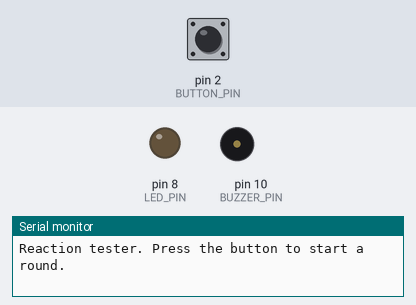
Recording of a sketch running on a simulated Arduino Uno, built with avr-gcc and run on an emulated ATmega328P. Parts: output pins drawn as LEDs (lit = HIGH), buzzer (waves = sounding), the last lines printed to the serial monitor. The inputs (shaded band) are chosen by the test bench; at power-on: pin 2 (BUTTON_PIN) HIGH. Random numbers use the default seed unless the sketch sets one.

Above: at 1.2 s.
1.3 s: pin 2 (BUTTON_PIN) pulled LOW for 0.15 s
4.4 s: pin 2 (BUTTON_PIN) pulled LOW for 1 s
At 4.61 s:
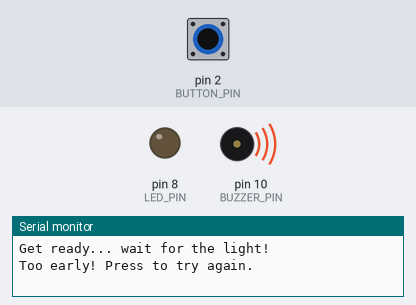
6.9 s: pin 2 (BUTTON_PIN) pulled LOW for 0.15 s
10.0 s: pin 2 (BUTTON_PIN) pulled LOW for 3.2 s
At 11.0 s:
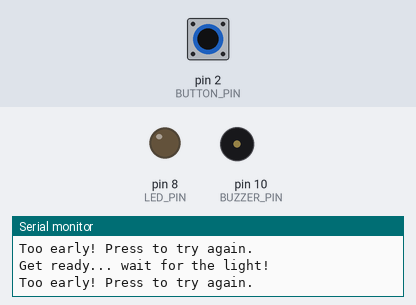
14.7 s: pin 2 (BUTTON_PIN) pulled LOW for 0.15 s
At 17.68 s:
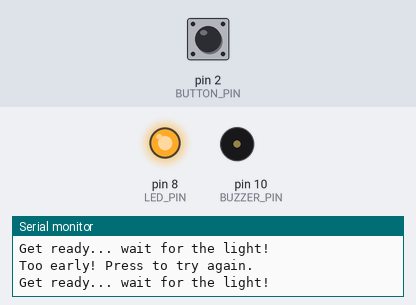
17.8 s: pin 2 (BUTTON_PIN) pulsed LOW 5 times (0.12 s each, 0.3 s apart)
At 20.4 s:
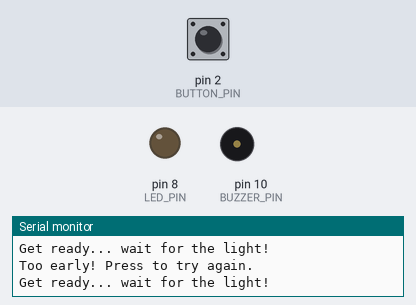
Timing chart, 0 to 24.4 s (numbered marks = the images above; inputs shaded):
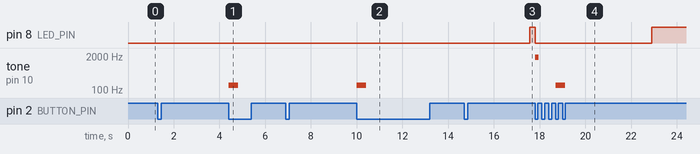

The sketch:

u05_reaction_timer.ino
```cpp
// Arduino Bench — Unit 5: Interrupt-timed Reaction Tester
//
// LED (with 220 ohm) on D8, button D2 -> GND, passive buzzer on D10 (optional).
// Wait for the LED, then hit the button. The press time is captured INSIDE
// the interrupt with micros(), so the measurement doesn't depend on how
// busy loop() is.

const byte BUTTON_PIN = 2;
const byte LED_PIN = 8;
const byte BUZZER_PIN = 10;

enum State { READY, WAITING, GO, SHOW };
State state = READY;

volatile bool pressed = false;
volatile unsigned long pressUs = 0;
volatile unsigned long lastIsrUs = 0;

unsigned long goUs = 0;
unsigned long waitUntilMs = 0;
unsigned long bestUs = 0xFFFFFFFFUL;
unsigned long stateStartMs = 0;

void onPress() {
  unsigned long now = micros();
  if (now - lastIsrUs < 150000UL) return;  // software debounce: ignore bounces
  lastIsrUs = now;
  pressUs = now;
  pressed = true;
}

// A press only counts if the button is STILL held 10 ms after the edge.
// Releasing the button also bounces and makes falling edges - those read
// HIGH again 10 ms later, so they get rejected here.
bool takePress() {
  noInterrupts();
  bool p = pressed;
  unsigned long t = pressUs;
  interrupts();
  if (!p) return false;
  if (micros() - t < 10000UL) return false;  // too soon to judge, ask again later
  noInterrupts();
  pressed = false;
  interrupts();
  return digitalRead(BUTTON_PIN) == LOW;
}

void setup() {
  Serial.begin(115200);
  pinMode(LED_PIN, OUTPUT);
  pinMode(BUTTON_PIN, INPUT_PULLUP);
  attachInterrupt(digitalPinToInterrupt(BUTTON_PIN), onPress, FALLING);
  randomSeed(analogRead(A5) ^ micros());  // floating pin noise as a seed
  Serial.println(F("Reaction tester. Press the button to start a round."));
}

void loop() {
  switch (state) {
    case READY:
      if (takePress()) {
        Serial.println(F("Get ready... wait for the light!"));
        waitUntilMs = millis() + random(2000, 5000);
        state = WAITING;
      }
      break;

    case WAITING:
      if (takePress()) {
        Serial.println(F("Too early! Press to try again."));
        tone(BUZZER_PIN, 150, 400);
        state = READY;
      } else if ((long)(millis() - waitUntilMs) >= 0) {
        digitalWrite(LED_PIN, HIGH);
        goUs = micros();
        state = GO;
      }
      break;

    case GO:
      if (takePress()) {
        digitalWrite(LED_PIN, LOW);
        unsigned long r = pressUs - goUs;
        Serial.print(F("Reaction: "));
        Serial.print(r / 1000.0, 1);
        Serial.print(F(" ms"));
        if (r < bestUs) {
          bestUs = r;
          Serial.print(F("  NEW BEST!"));
          tone(BUZZER_PIN, 1760, 150);
        }
        Serial.print(F("   best: "));
        Serial.print(bestUs / 1000.0, 1);
        Serial.println(F(" ms. Press for another round."));
        stateStartMs = millis();
        state = SHOW;
      }
      break;

    case SHOW:
      if (millis() - stateStartMs > 300) {
        takePress();  // drop any press that happened while showing
        state = READY;
      }
      break;
  }
}
```

Measured:
- after the input at 4.4 s, tone on pin 10 (BUZZER_PIN): silent → 150 Hz at once, → silent 0.40 s later
- after the input at 10.0 s, tone on pin 10 (BUZZER_PIN): silent → 150 Hz at once, → silent 0.40 s later
- after the input at 14.7 s, pin 8 (LED_PIN): LOW → HIGH after 2.9 s
- after the input at 17.8 s, pin 8 (LED_PIN): HIGH → LOW at once, → HIGH 5.1 s later; tone on pin 10 (BUZZER_PIN): silent → 1760 Hz at once, → silent 0.15 s later, → 150 Hz 0.75 s later, → silent 0.40 s later
